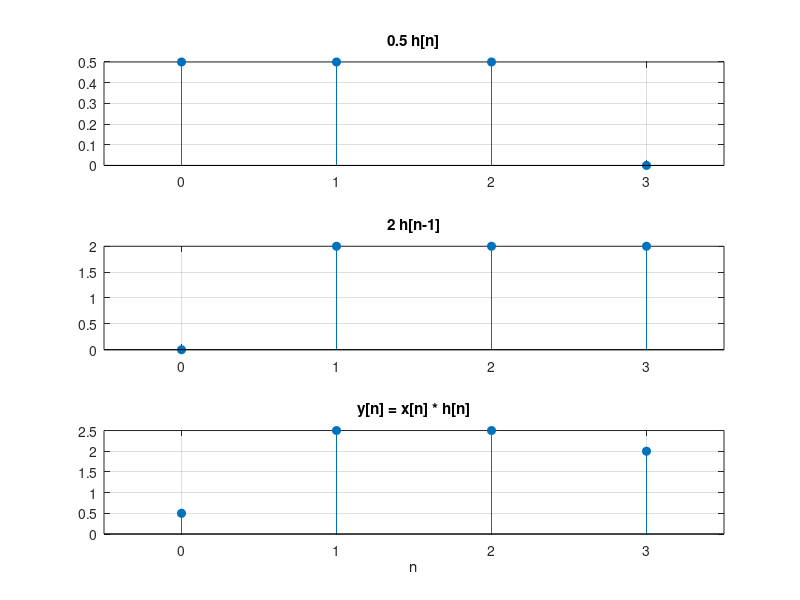

Here is the MATLAB script that generated this plot:
% Signals and Systems — Impulse Response and the Convolution Sum
%title: The Convolution Sum with conv
%ar-title: مجموع الالتفاف بالدالة conv
%lesson: ss-ch2-1
%course: signals-systems

%% The example with conv
%ar: h[n] = 1 عند n = 0, 1, 2 والدخل x[0] = 0.5 و x[1] = 2. conv(x, h) يحسب y[n] = Σ x[k] h[n − k] مباشرة. طول الناتج = طول x + طول h − 1.
x = [0.5 2];
h = [1 1 1];
y = conv(x, h);
n = 0:numel(y) - 1;
fprintf('y[%d] = %g\n', [n; y])
%check: isequal(y, [0.5 2.5 2.5 2])

%% The same as a sum of shifted copies
%ar: الالتفاف = مجموع نسخ من h مزاحة ومضروبة في قيم الدخل: 0.5 h[n] + 2 h[n − 1]. نبنيها يدويًا ونقارن.
c1 = [0.5*h, 0]; c2 = [0, 2*h];
fprintf('by hand: %s\n', num2str(c1 + c2))
%check: isequal(c1 + c2, y)

%% Plot the pieces and the result
%ar: subplot(3,1,k) تقسم النافذة إلى ثلاثة رسوم فوق بعض وتختار الرسم رقم k.
%ar: الرسمان الأولان هما النسختان المزاحتان من h، والثالث مجموعهما: نفس ناتج conv. هكذا ترى الالتفاف بعينك.
subplot(3,1,1); stem(0:3, c1, 'filled'); grid on; title('0.5 h[n]'); xlim([-0.5 3.5])
subplot(3,1,2); stem(0:3, c2, 'filled'); grid on; title('2 h[n-1]'); xlim([-0.5 3.5])
subplot(3,1,3); stem(n, y, 'filled'); grid on; title('y[n] = x[n] * h[n]'); xlabel('n'); xlim([-0.5 3.5])

%%! Project idea: an echo effect
%ar: مشروع صوتي: الصدى نظام LTI استجابته h = δ[n] + 0.6 δ[n − D]. في MATLAB: y = conv(x, h) على تسجيل صوتي (audioread ثم sound). هنا على إشارة قصيرة.
D = 5; h = [1, zeros(1, D - 1), 0.6];
x = [1 0.5 0.25 0 0 0 0 0];
y = conv(x, h);
fprintf('echo output: %s\n', num2str(y))
